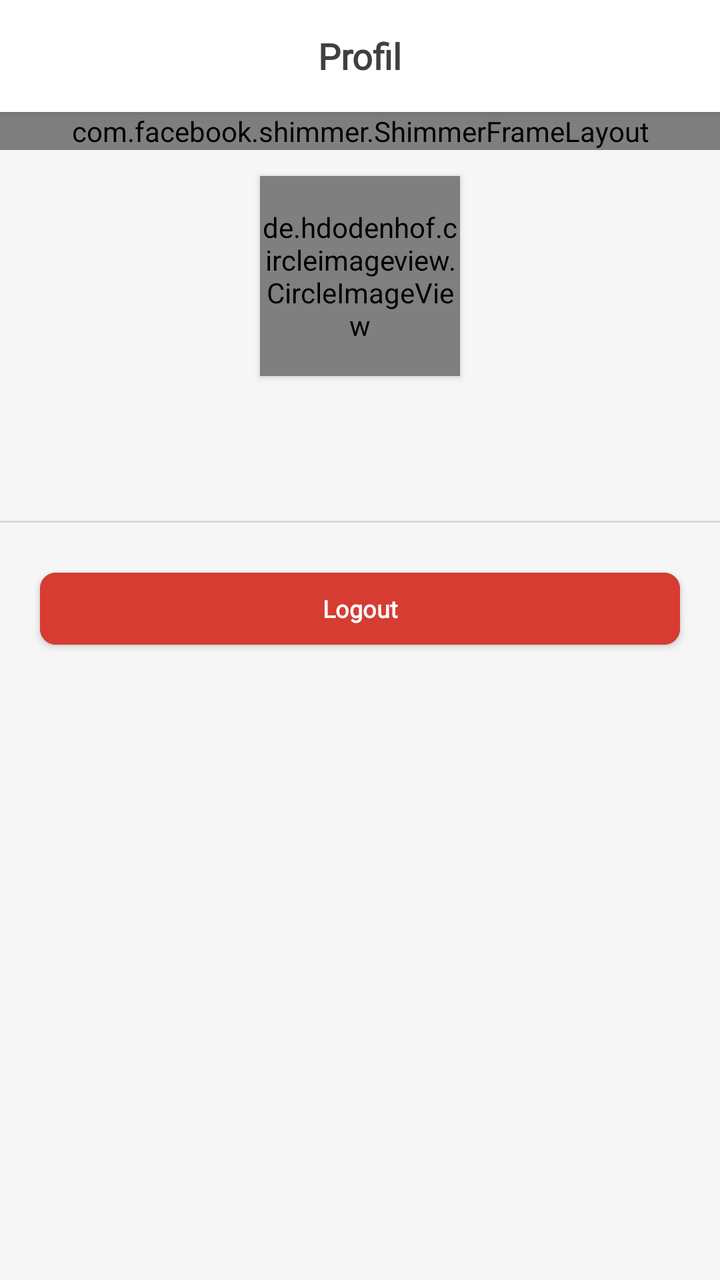
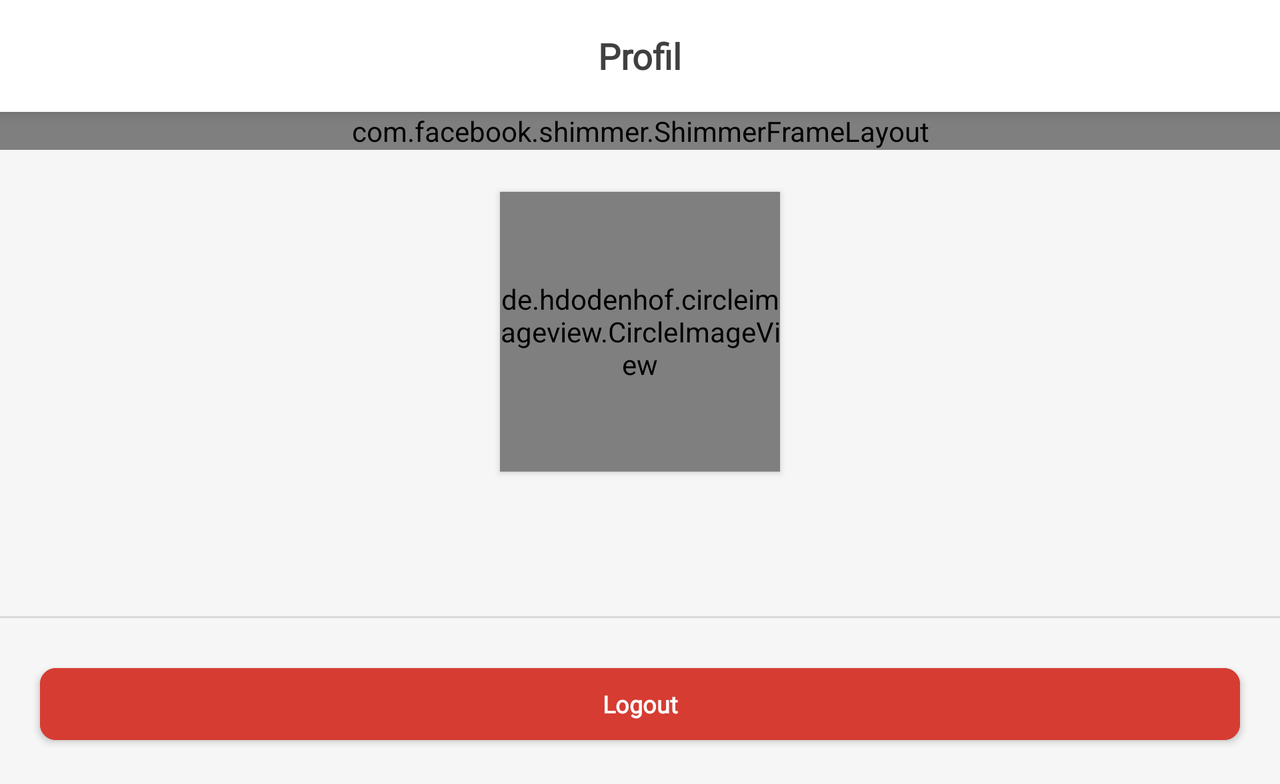

Two renders of one Android screen. The first uses the default layout on a phone; the second uses the alternative layout the repository ships for a different screen configuration, on a matching device. The two XML files are below.
<!-- AndroidManifest.xml: application theme KasmeeSplashScreenTheme -->
<!-- res/layout/profile_fragment.xml -->
<?xml version="1.0" encoding="utf-8"?>
<ScrollView xmlns:android="http://schemas.android.com/apk/res/android"
    xmlns:app="http://schemas.android.com/apk/res-auto"
    xmlns:tools="http://schemas.android.com/tools"
    android:layout_width="match_parent"
    android:layout_height="match_parent"
    android:background="@color/windowColor"
    tools:context=".ui.main.profile.ProfileFragment">

    <androidx.constraintlayout.widget.ConstraintLayout
        android:layout_width="match_parent"
        android:layout_height="wrap_content">

        <com.google.android.material.appbar.MaterialToolbar
            android:id="@+id/toolbar"
            android:layout_width="match_parent"
            android:layout_height="wrap_content"
            android:background="@color/white"
            android:elevation="4dp"
            app:layout_constraintEnd_toEndOf="parent"
            app:layout_constraintStart_toStartOf="parent"
            app:layout_constraintTop_toTopOf="parent">

            <com.google.android.material.textview.MaterialTextView
                android:id="@+id/toolbar_title"
                style="@style/Typography.BlackText.Large"
                android:layout_width="wrap_content"
                android:layout_height="wrap_content"
                android:layout_gravity="center"
                android:text="@string/title_profile" />

        </com.google.android.material.appbar.MaterialToolbar>

        <com.facebook.shimmer.ShimmerFrameLayout
            android:id="@+id/shimmer"
            android:layout_width="match_parent"
            android:layout_height="wrap_content"
            app:layout_constraintEnd_toEndOf="parent"
            app:layout_constraintStart_toStartOf="parent"
            app:layout_constraintTop_toBottomOf="@+id/toolbar">

            <androidx.constraintlayout.widget.ConstraintLayout
                android:layout_width="match_parent"
                android:layout_height="wrap_content">

                <de.hdodenhof.circleimageview.CircleImageView
                    android:id="@+id/shimmer_profile_image"
                    android:layout_width="100dp"
                    android:layout_height="100dp"
                    android:layout_marginTop="32dp"
                    android:elevation="2dp"
                    android:src="@drawable/placeholder"
                    app:layout_constraintEnd_toEndOf="parent"
                    app:layout_constraintStart_toStartOf="parent"
                    app:layout_constraintTop_toTopOf="parent" />

                <com.google.android.material.imageview.ShapeableImageView
                    android:id="@+id/shimmer_cash_title"
                    android:layout_width="0dp"
                    android:layout_height="24dp"
                    android:layout_marginStart="16dp"
                    android:layout_marginTop="16dp"
                    android:layout_marginEnd="16dp"
                    android:contentDescription="@string/shimmer"
                    app:layout_constraintEnd_toEndOf="@+id/shimmer_profile_image"
                    app:layout_constraintStart_toStartOf="@+id/shimmer_profile_image"
                    app:layout_constraintTop_toBottomOf="@+id/shimmer_profile_image"
                    app:srcCompat="@drawable/shimmer_placeholder"
                    tools:ignore="ImageContrastCheck" />

            </androidx.constraintlayout.widget.ConstraintLayout>

        </com.facebook.shimmer.ShimmerFrameLayout>

        <de.hdodenhof.circleimageview.CircleImageView
            android:id="@+id/iv_profile_image"
            android:layout_width="100dp"
            android:layout_height="100dp"
            android:layout_marginTop="32dp"
            android:elevation="2dp"
            android:src="@drawable/placeholder"
            app:layout_constraintEnd_toEndOf="parent"
            app:layout_constraintStart_toStartOf="parent"
            app:layout_constraintTop_toBottomOf="@+id/toolbar" />

        <com.google.android.material.textview.MaterialTextView
            android:id="@+id/tv_name"
            style="@style/Typography.BlackText.Large"
            android:layout_width="wrap_content"
            android:layout_height="wrap_content"
            android:layout_gravity="center"
            android:layout_marginTop="16dp"
            app:layout_constraintEnd_toEndOf="@+id/iv_profile_image"
            app:layout_constraintStart_toStartOf="@+id/iv_profile_image"
            app:layout_constraintTop_toBottomOf="@+id/iv_profile_image" />

        <View
            android:id="@+id/divider_top"
            android:layout_width="wrap_content"
            android:layout_height="1dp"
            android:layout_marginTop="32dp"
            android:background="@color/divider"
            app:layout_constraintEnd_toEndOf="parent"
            app:layout_constraintStart_toStartOf="parent"
            app:layout_constraintTop_toBottomOf="@+id/tv_name" />

        <androidx.recyclerview.widget.RecyclerView
            android:id="@+id/rv_profile"
            android:layout_width="0dp"
            android:layout_height="match_parent"
            android:layout_marginTop="32dp"
            android:overScrollMode="never"
            app:layout_constraintEnd_toEndOf="parent"
            app:layout_constraintStart_toStartOf="parent"
            app:layout_constraintTop_toBottomOf="@+id/tv_name"
            tools:itemCount="1"
            tools:listitem="@layout/item_profile" />

        <com.google.android.material.button.MaterialButton
            android:id="@+id/btn_logout"
            style="@style/Button.Red"
            android:layout_width="match_parent"
            android:layout_height="wrap_content"
            android:layout_marginHorizontal="20dp"
            android:layout_marginTop="20dp"
            android:gravity="center"
            android:text="@string/button_logout_text"
            android:textAllCaps="false"
            android:textAppearance="@style/Typography.Button"
            app:layout_constraintEnd_toEndOf="parent"
            app:layout_constraintHorizontal_bias="0.5"
            app:layout_constraintStart_toStartOf="parent"
            app:layout_constraintTop_toBottomOf="@+id/rv_profile" />

    </androidx.constraintlayout.widget.ConstraintLayout>

</ScrollView>
<!-- res/layout/item_profile.xml (included above) -->
<?xml version="1.0" encoding="utf-8"?>
<androidx.constraintlayout.widget.ConstraintLayout xmlns:android="http://schemas.android.com/apk/res/android"
    xmlns:app="http://schemas.android.com/apk/res-auto"
    xmlns:tools="http://schemas.android.com/tools"
    android:layout_width="match_parent"
    android:layout_height="wrap_content"
    android:foreground="?selectableItemBackgroundBorderless">

    <TextView
        android:id="@+id/tv_item_profile"
        style="@style/Typography.BlackText.Medium"
        android:layout_width="wrap_content"
        android:layout_height="wrap_content"
        android:layout_marginHorizontal="20dp"
        android:layout_marginVertical="16dp"
        app:layout_constraintBottom_toBottomOf="parent"
        app:layout_constraintStart_toStartOf="parent"
        app:layout_constraintTop_toTopOf="parent"
        tools:text="Edit Profil" />

    <ImageView
        android:id="@+id/iv_right"
        android:layout_width="wrap_content"
        android:layout_height="wrap_content"
        android:layout_marginEnd="16dp"
        android:contentDescription="@null"
        app:layout_constraintBottom_toBottomOf="@+id/tv_item_profile"
        app:layout_constraintEnd_toEndOf="parent"
        app:layout_constraintTop_toTopOf="@+id/tv_item_profile"
        app:srcCompat="@drawable/ic_arrow_right" />

    <View
        android:id="@+id/divider_bottom"
        android:layout_width="wrap_content"
        android:layout_height="1dp"
        android:background="@color/divider"
        app:layout_constraintBottom_toBottomOf="parent"
        app:layout_constraintEnd_toEndOf="parent"
        app:layout_constraintStart_toStartOf="parent" />

</androidx.constraintlayout.widget.ConstraintLayout>
<!-- resources referenced by this layout -->
<resources>
  <color name="divider">#D8D8D8</color>
  <color name="white">#FFFFFFFF</color>
  <color name="windowColor">#F6F6F6</color>
  <!-- drawable ic_arrow_right (drawable) -->
  <vector xmlns:android="http://schemas.android.com/apk/res/android"
      android:width="24dp"
      android:height="24dp"
      android:autoMirrored="true"
      android:tint="?attr/colorControlNormal"
      android:viewportWidth="24"
      android:viewportHeight="24">
    <path
        android:fillColor="@android:color/white"
        android:pathData="M9.29,15.88L13.17,12 9.29,8.12c-0.39,-0.39 -0.39,-1.02 0,-1.41 0.39,-0.39 1.02,-0.39 1.41,0l4.59,4.59c0.39,0.39 0.39,1.02 0,1.41L10.7,17.3c-0.39,0.39 -1.02,0.39 -1.41,0 -0.38,-0.39 -0.39,-1.03 0,-1.42z" />
  </vector>
  <!-- drawable shimmer_placeholder (drawable) -->
  <?xml version="1.0" encoding="utf-8"?>
  <shape xmlns:android="http://schemas.android.com/apk/res/android">
      <solid android:color="@color/shimmer" />
      <corners android:radius="4dp" />
  </shape>
  <string name="button_logout_text">Logout</string>
  <string name="shimmer">Shimmer</string>
  <string name="title_profile">Profil</string>
  <style name="Button.Red" parent="Button">
          <item name="android:backgroundTint">@color/red</item>
      </style>
  <style name="Typography.BlackText.Large" parent="Typography.BlackText">
          <item name="android:textSize">18sp</item>
      </style>
  <style name="Typography.BlackText.Medium" parent="Typography.BlackText">
          <item name="android:textSize">16sp</item>
      </style>
  <style name="Typography.Button" parent="Typography">
          <item name="android:textSize">12sp</item>
      </style>
  <style name="KasmeeSplashScreenTheme" parent="Theme.MaterialComponents.Light.NoActionBar">
          <item name="android:windowBackground">@drawable/splash_screen</item>
          <item name="android:statusBarColor">@color/white</item>
      </style>
  <color name="shimmer">#E7E7E7</color>
  <style name="Button" parent="ShapeAppearance.MaterialComponents.SmallComponent">
          <item name="android:layout_width">match_parent</item>
          <item name="android:layout_height">wrap_content</item>
          <item name="android:textSize">12sp</item>
          <item name="android:textStyle">bold</item>
          <item name="android:textAllCaps">false</item>
          <item name="android:fontFamily">@font/nunito_bold</item>
          <item name="cornerRadius">8dp</item>
      </style>
  <color name="red">#D63C32</color>
  <style name="Typography.BlackText" parent="Typography">
          <item name="android:textColor">@color/black</item>
          <item name="android:textStyle">bold</item>
      </style>
  <style name="Typography">
          <item name="android:layout_width">match_parent</item>
          <item name="android:layout_height">wrap_content</item>
          <item name="android:fontFamily">@font/nunito</item>
      </style>
  <!-- drawable splash_screen (drawable) -->
  <?xml version="1.0" encoding="utf-8"?>
  <layer-list xmlns:android="http://schemas.android.com/apk/res/android"
      xmlns:tools="http://schemas.android.com/tools">
  
      <item
          android:drawable="@color/white" />
  
      <item
          android:drawable="@drawable/ic_kasmee_logo"
          android:gravity="center"
          android:width="260dp"
          android:height="82dp"
          tools:ignore="UnusedAttribute" />
  
  </layer-list>
  <color name="black">#FF404040</color>
  <!-- drawable ic_kasmee_logo: vector/xml drawable (drawable, 9983 chars, omitted) -->
</resources>
<!-- res/layout-land/profile_fragment.xml (the repository's variant of the layout above) -->
<!-- drawn on the phone turned sideways -->
<?xml version="1.0" encoding="utf-8"?>
<ScrollView xmlns:android="http://schemas.android.com/apk/res/android"
    xmlns:app="http://schemas.android.com/apk/res-auto"
    xmlns:tools="http://schemas.android.com/tools"
    android:layout_width="match_parent"
    android:layout_height="match_parent"
    android:background="@color/windowColor"
    tools:context=".ui.main.profile.ProfileFragment">

    <androidx.constraintlayout.widget.ConstraintLayout
        android:layout_width="match_parent"
        android:layout_height="wrap_content">

        <com.google.android.material.appbar.MaterialToolbar
            android:id="@+id/toolbar"
            android:layout_width="match_parent"
            android:layout_height="wrap_content"
            android:background="@color/white"
            android:elevation="4dp"
            app:layout_constraintEnd_toEndOf="parent"
            app:layout_constraintStart_toStartOf="parent"
            app:layout_constraintTop_toTopOf="parent">

            <com.google.android.material.textview.MaterialTextView
                android:id="@+id/toolbar_title"
                style="@style/Typography.BlackText.Large"
                android:layout_width="wrap_content"
                android:layout_height="wrap_content"
                android:layout_gravity="center"
                android:text="@string/title_profile" />

        </com.google.android.material.appbar.MaterialToolbar>

        <com.facebook.shimmer.ShimmerFrameLayout
            android:id="@+id/shimmer"
            android:layout_width="match_parent"
            android:layout_height="wrap_content"
            app:layout_constraintEnd_toEndOf="parent"
            app:layout_constraintStart_toStartOf="parent"
            app:layout_constraintTop_toBottomOf="@+id/toolbar">

            <androidx.constraintlayout.widget.ConstraintLayout
                android:layout_width="match_parent"
                android:layout_height="wrap_content">

                <de.hdodenhof.circleimageview.CircleImageView
                    android:id="@+id/shimmer_profile_image"
                    android:layout_width="140dp"
                    android:layout_height="140dp"
                    android:layout_marginTop="40dp"
                    android:elevation="2dp"
                    android:src="@drawable/placeholder"
                    app:layout_constraintEnd_toEndOf="parent"
                    app:layout_constraintStart_toStartOf="parent"
                    app:layout_constraintTop_toTopOf="parent" />

                <com.google.android.material.imageview.ShapeableImageView
                    android:id="@+id/shimmer_cash_title"
                    android:layout_width="0dp"
                    android:layout_height="24dp"
                    android:layout_marginStart="20dp"
                    android:layout_marginTop="16dp"
                    android:layout_marginEnd="20dp"
                    android:contentDescription="@string/shimmer"
                    app:layout_constraintEnd_toEndOf="parent"
                    app:layout_constraintStart_toStartOf="parent"
                    app:layout_constraintTop_toBottomOf="@+id/shimmer_profile_image"
                    app:srcCompat="@drawable/shimmer_placeholder"
                    tools:ignore="ImageContrastCheck" />

            </androidx.constraintlayout.widget.ConstraintLayout>

        </com.facebook.shimmer.ShimmerFrameLayout>

        <de.hdodenhof.circleimageview.CircleImageView
            android:id="@+id/iv_profile_image"
            android:layout_width="140dp"
            android:layout_height="140dp"
            android:layout_marginTop="40dp"
            android:elevation="2dp"
            android:src="@drawable/placeholder"
            app:layout_constraintEnd_toEndOf="parent"
            app:layout_constraintStart_toStartOf="parent"
            app:layout_constraintTop_toBottomOf="@+id/toolbar" />

        <com.google.android.material.textview.MaterialTextView
            android:id="@+id/tv_name"
            style="@style/Typography.BlackText.Large"
            android:layout_width="wrap_content"
            android:layout_height="wrap_content"
            android:layout_gravity="center"
            android:layout_marginTop="16dp"
            app:layout_constraintEnd_toEndOf="@+id/iv_profile_image"
            app:layout_constraintStart_toStartOf="@+id/iv_profile_image"
            app:layout_constraintTop_toBottomOf="@+id/iv_profile_image" />

        <View
            android:id="@+id/divider_top"
            android:layout_width="wrap_content"
            android:layout_height="1dp"
            android:layout_marginTop="32dp"
            android:background="@color/divider"
            app:layout_constraintEnd_toEndOf="parent"
            app:layout_constraintStart_toStartOf="parent"
            app:layout_constraintTop_toBottomOf="@+id/tv_name" />

        <androidx.recyclerview.widget.RecyclerView
            android:id="@+id/rv_profile"
            android:layout_width="0dp"
            android:layout_height="match_parent"
            android:layout_marginTop="32dp"
            android:overScrollMode="never"
            app:layout_constraintEnd_toEndOf="parent"
            app:layout_constraintStart_toStartOf="parent"
            app:layout_constraintTop_toBottomOf="@+id/tv_name"
            tools:itemCount="1"
            tools:listitem="@layout/item_profile" />

        <com.google.android.material.button.MaterialButton
            android:id="@+id/btn_logout"
            style="@style/Button.Red"
            android:layout_width="match_parent"
            android:layout_height="wrap_content"
            android:layout_marginHorizontal="20dp"
            android:layout_marginTop="20dp"
            android:layout_marginBottom="16dp"
            android:gravity="center"
            android:text="@string/button_logout_text"
            android:textAllCaps="false"
            android:textAppearance="@style/Typography.Button"
            app:layout_constraintBottom_toBottomOf="parent"
            app:layout_constraintEnd_toEndOf="parent"
            app:layout_constraintStart_toStartOf="parent"
            app:layout_constraintTop_toBottomOf="@+id/rv_profile" />

    </androidx.constraintlayout.widget.ConstraintLayout>

</ScrollView>
